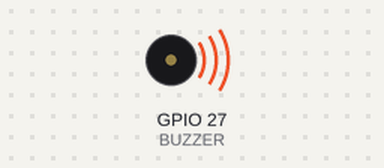
Simulated run of this sketch. Board: ESP32. Shown: buzzer (waves = sounding).

Above: at 0.5 s.
Timing chart, 0 to 4.6 s (numbered marks = the images above):
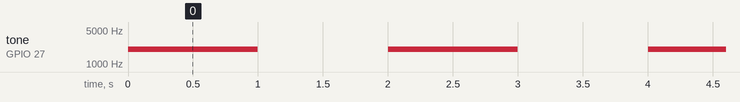

Measured:
- by itself, tone on GPIO 27 (BUZZER): alternates 2000 Hz for 1.0 s and silent for 1.0 s

The sketch:

sketch_mar26a.ino
```cpp
#define BUZZER 27

void setup() {
  ledcSetup(0, 2000, 8);      // channel 0, 2kHz
  ledcAttachPin(BUZZER, 0);
}

void loop() {
  ledcWrite(0, 128); // sound
  delay(1000);
  ledcWrite(0, 0);   // stop
  delay(1000);
}
```
